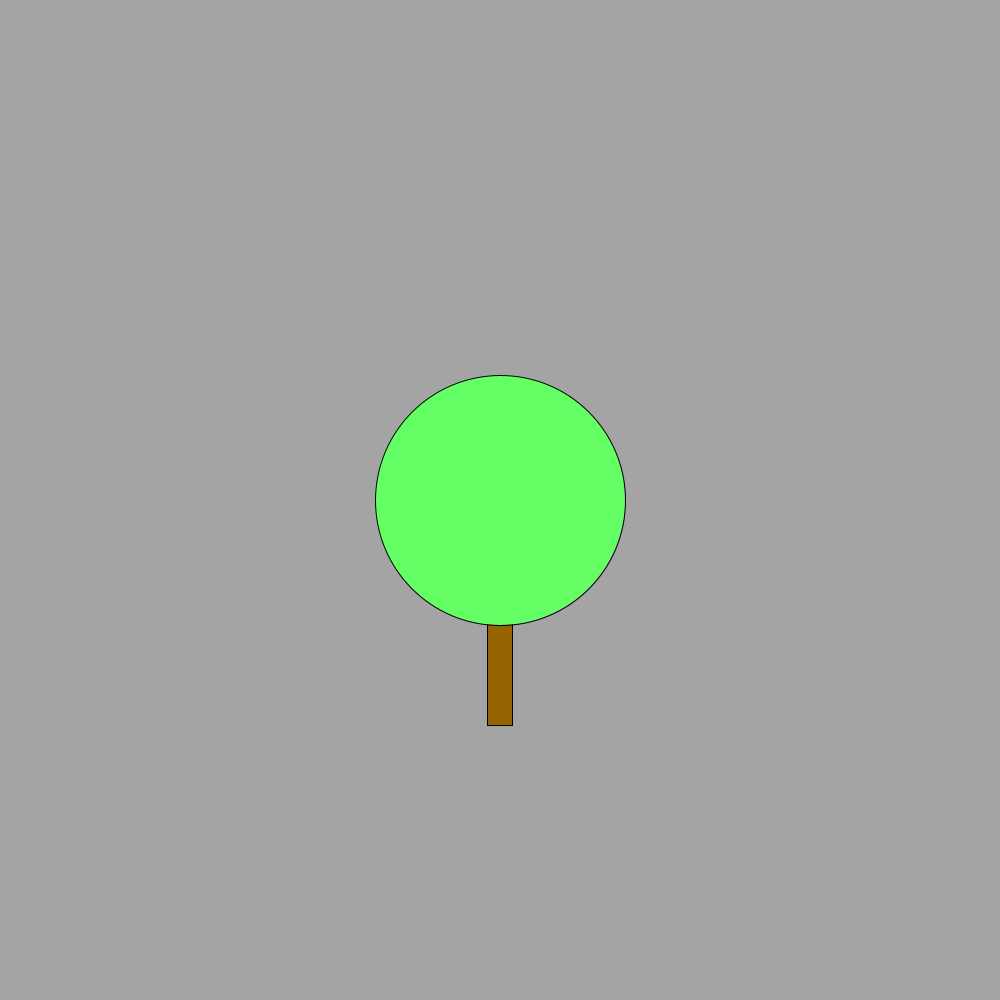
Frame 1 (no input)
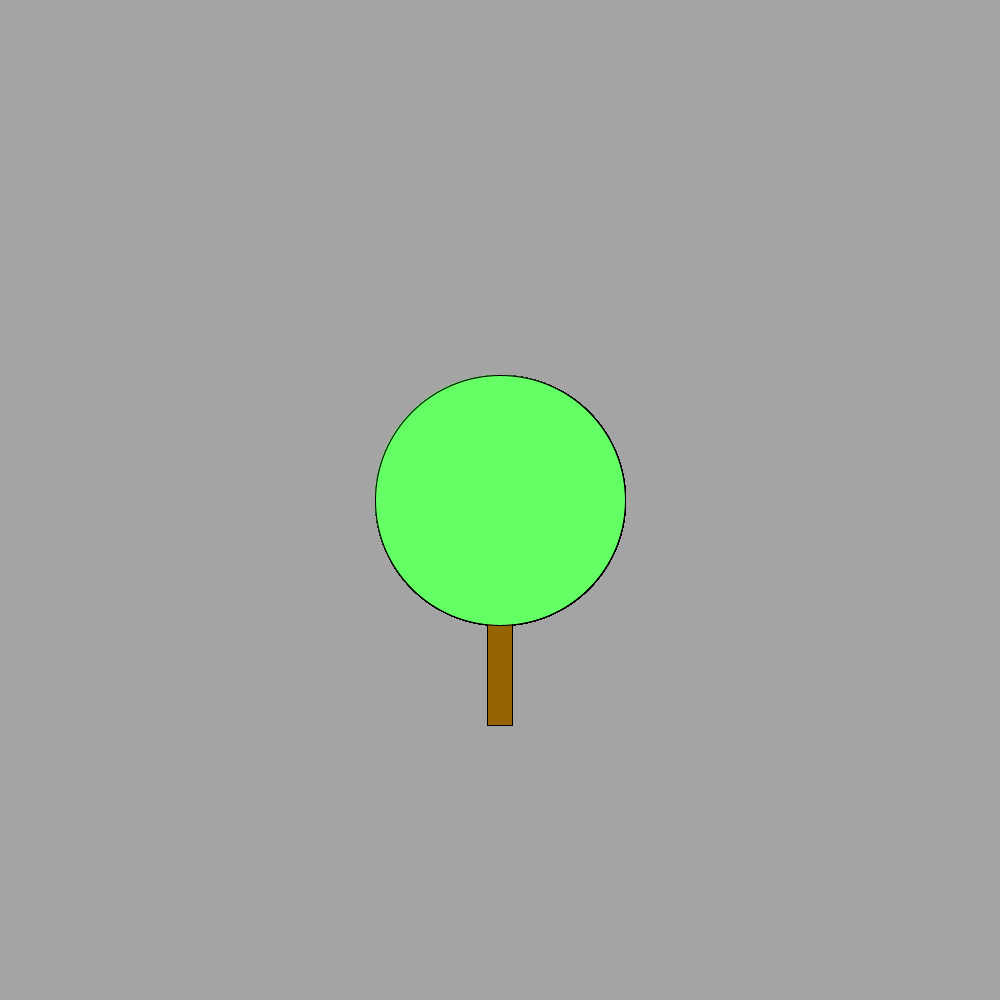
Frame 60 (the mouse pressed at the canvas centre just before this capture)
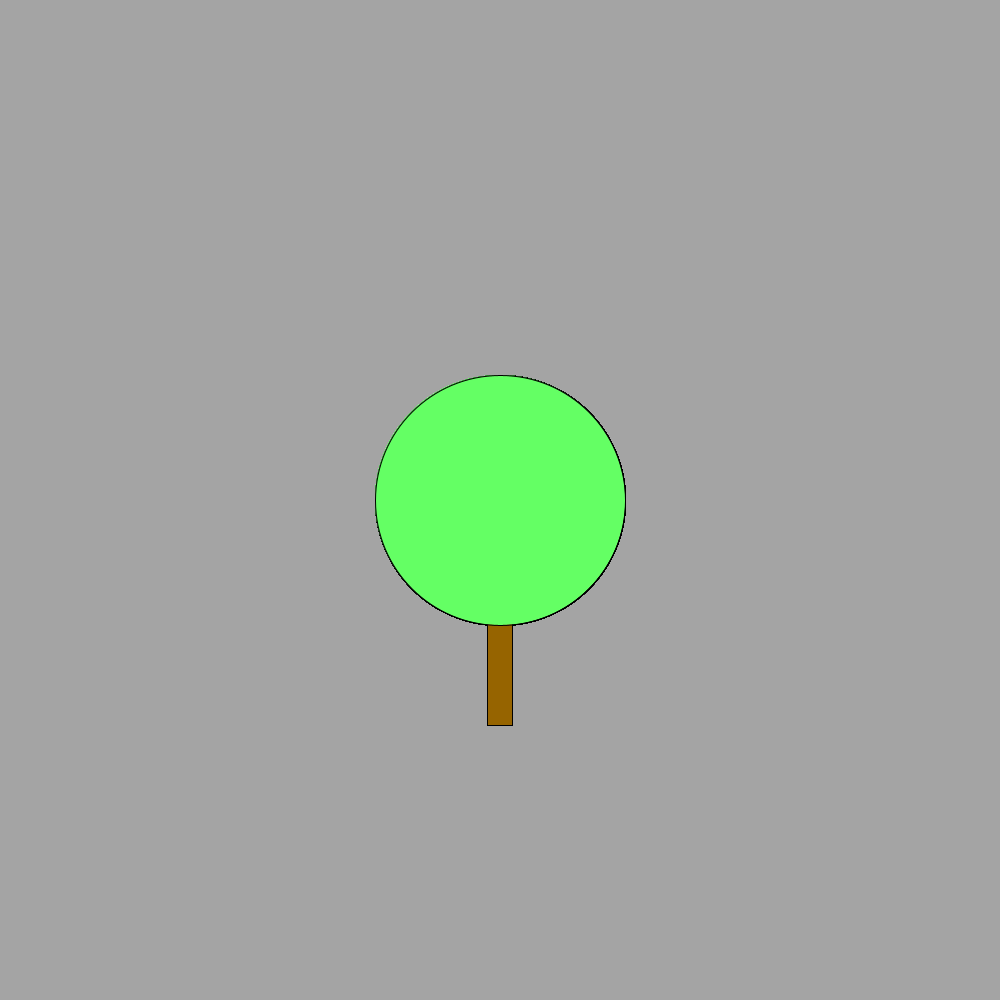
Frame 120 (the mouse held since frame 60 and released just before this capture)

The Processing sketch that drew these frames (run headless with seeded random() and noise(); from frame 60 on, the mouse is pressed at the canvas centre):

// Processing sketch: code1w1
// ── code1w1.pde
float bgColor;
int treexy;
float treeSize;
void setup (){
  //width,height
  size(1000,1000);
  bgColor = random(0,255);
  background(bgColor);
  treexy = int(width*.5);
  treeSize = width*.25;
  //prints to console
  println(bgColor);
}

void draw (){
  //x,y(inverse),width,height
  //fill affects what it is above
  //fill(255,150,0);
  //ellipse(250,250,50,50);
  //ellipse(750,250,50,50);
  //fill(255,0,0);
  //rect(250,750,500,100);
  rectMode(CENTER);
  fill(150,100,0);
  rect(treexy,treexy+100,treeSize*.1,treeSize);
  fill(100,255,100);
  ellipse(treexy,treexy,treeSize,treeSize);
}
